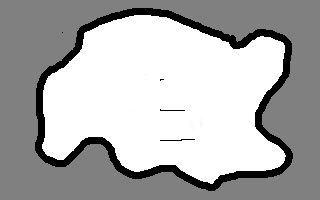
#> input picture multi_robot_sim/world.png, 320 x 200 px, found by its file name
$ python get_graph.py
#> lines starting #> are read from the running program, lines starting #| are printed output that depends on the picture
import numpy as np
import matplotlib.pyplot as plt
import png
import itertools


def get_img_coord(x):
    return tuple(np.array([
        x[0] * 20 + 160,
        x[1] * -20 + 100
    ]))


def shift(x, d):
    return (
        x[0] + d,
        x[1] + d
    )


def dist(a, b):  # Manhattan Distance
    return abs(a[0] - b[0] + a[1] - b[1])


def is_obstacle(amap, x):
    try:
        color = amap[int(x[1]), int(x[0]), :]
    except Exception as e:
        return True
    return not (color == [1, 1, 1, 1]).all()


def check_path(amap, a, b):
    d = np.array(a) - np.array(b)
    le = dist(a, b)
    for p in [np.array(b) + i / le * d for i in np.arange(le)]:
        if is_obstacle(amap, p):
            return False
    return True


def make_graph(amap, ltop, rbot):
    graph = {}
    for point in itertools.product(
            np.arange(ltop[0], rbot[0] + 1),
            np.arange(ltop[1], rbot[1] + 1)
    ):
        graph[point] = []
        for d in [(0, 1), (1, 0), (0, -1), (-1, 0)]:
            goal = tuple(np.array(point) + d)
            imga = get_img_coord(point)
            imgb = get_img_coord(goal)
            if check_path(amap, imga, imgb):
                graph[point].append(goal)
    return graph


if __name__ == '__main__':
    amap = plt.imread('multi_robot_nav/map/world.png')
#> amap is the input picture: shape (200, 320, 4) float32; mean R, G, B, A 0.686, 0.686, 0.686, 1
    graph = make_graph(amap, (-6, -4), (6, 4))
#> the loop in make_graph, `for point in itertools.product( np.arange(ltop[0], rbot[0] + 1), np.ar..` made 117 passes
    print(graph[(2, 0)])
#| [(2, 1), (3, 0), (1, 0)]
    plt.imshow(amap)
    for o in graph.keys():
        for e in graph[o]:
            assert dist(o, e) == 1, "All edges should have dist == 1"
            orig = get_img_coord(o)
            end = get_img_coord(e)
            if orig > end:
                orig = shift(orig, 1)
                end = shift(end, 1)
                color = 'r'
            else:
                orig = shift(orig, -1)
                end = shift(end, -1)
                color = 'b'
            plt.plot([orig[0], end[0]],
                     [orig[1], end[1]],
                     color)
#> this loop made 117 passes
#> o on passes 1 to 12: (-6, -4), (-6, -3), (-6, -2), (-6, -1), (-6, 0), (-6, 1), (-6, 2), (-6, 3), (-6, 4), (-5, -4), (-5, -3), (-5, -2)
    plt.show()
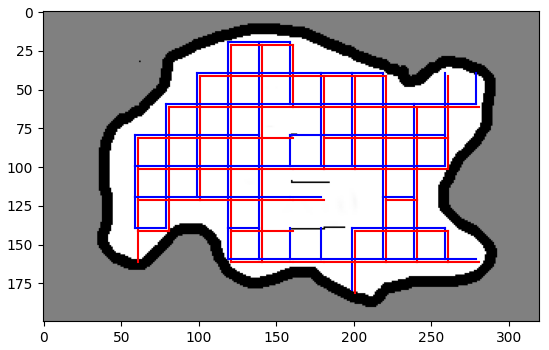
#> figure drawn by matplotlib, 1 panel
